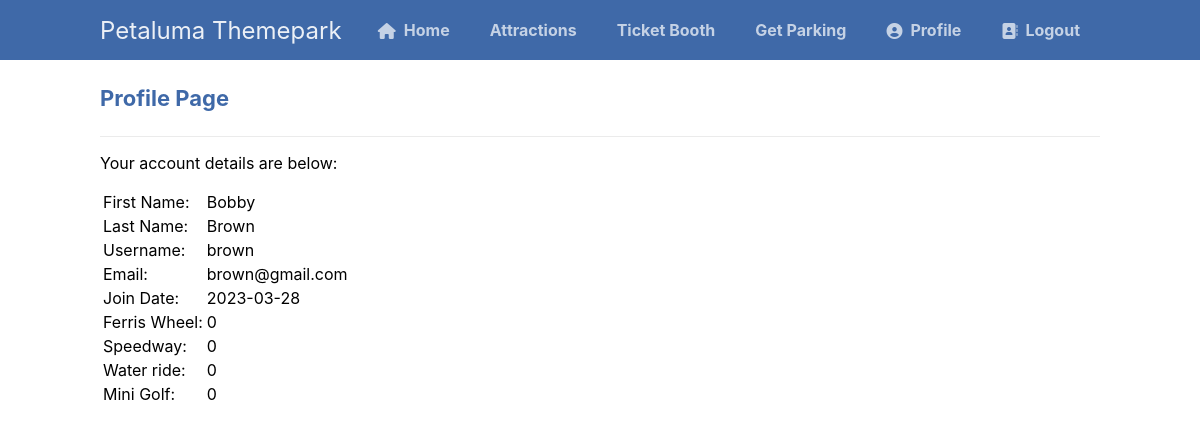
/Profile_Member.php (signed in), run on the app's committed database.
### tables this page shows
CREATE TABLE `member` (
  `member_ID` mediumint NOT NULL AUTO_INCREMENT,
  `first_name` varchar(45) NOT NULL,
  `last_name` varchar(45) NOT NULL,
  `gender` varchar(45) NOT NULL,
  `address` varchar(45) NOT NULL,
  `birthdate` date NOT NULL,
  `phone_number` varchar(45) NOT NULL,
  `email_address` varchar(45) NOT NULL,
  `join_date` date NOT NULL,
  `password` varchar(255) DEFAULT NULL,
  `username` varchar(255) DEFAULT NULL,
  `QtyWheel` int unsigned DEFAULT '0',
  `QtySpeed` int unsigned DEFAULT '0',
  `QtyAqua` int unsigned DEFAULT '0',
  `QtyPutt` int unsigned DEFAULT '0',
  PRIMARY KEY (`member_ID`)
);

### Profile_Member.php (the view, shortened to what this page needs)
<?php
$dbServername = "localhost";
$dbUsername = "root";
$dbPassword = "Decon_0213";
$dbName = "mydb";
$connProfile = mysqli_connect($dbServername, $dbUsername, $dbPassword, $dbName);
$stmt = $connProfile->prepare('SELECT first_name, last_name, username, email_address, join_date, QtyWheel, QtySpeed, QtyAqua, QtyPutt FROM member WHERE member_ID = ?');
$stmt->bind_param('i', $_SESSION['id']);
$stmt->execute();
$stmt->bind_result($first_name, $last_name, $username, $email_address, $join_date, $QtyWheel, $QtySpeed, $QtyAqua, $QtyPutt);
?>
<!DOCTYPE html>
<html>
	<head>
		<link href="Profile_Member.css" rel="stylesheet" type="text/css">
		<link rel="stylesheet" href="https://cdnjs.cloudflare.com/ajax/libs/font-awesome/6.2.0/css/all.min.css">
	</head>
	<body class="loggedin">
	<nav class="navtop">
        <div>
            <h1>Petaluma Themepark</h1>
            <a href="Home_Page.php"><i class="fas fa-home"></i>Home</a>
				<a href="attractions.php">Attractions</a>
				<a href="Ticket_Booth.php">Ticket Booth</a>
				<?php if (isset($_SESSION['loggedin'])) { ?>
					<a href="getParking.php">Get Parking</a>
					<a href="Profile_Member.php"><i class="fas fa-user-circle"></i>Profile</a>
					<a href="Logout_Member.php"><i class="fas fa-address-book"></i>Logout</a>
				<?php } ?>
        </div>
    </nav>
		<div class="content">
			<h2>Profile Page</h2>
			<div>
				<p>Your account details are below:</p>
				<table>
                    <tr>
						<td>First Name:</td>
						<td><?=$first_name?></td>
					</tr>
                    <tr>
						<td>Last Name:</td>
						<td><?=$last_name?></td>
					</tr>
					<tr>
						<td>Username:</td>
						<td><?=$_SESSION['name']?></td>
					</tr>
					<tr>
						<td>Email:</td>
						<td><?=$email_address?></td>
					</tr>
          <tr>
						<td>Join Date:</td>
						<td><?=$join_date?></td>
					</tr>
					<tr>
						<td>Ferris Wheel:</td>
						<td><?=$QtyWheel?></td>
					</tr>
					<tr>
						<td>Speedway:</td>
						<td><?=$QtySpeed?></td>
					</tr>
					<tr>
						<td>Water ride:</td>
						<td><?=$QtyAqua?></td>
					</tr>
					<tr>
						<td>Mini Golf:</td>
						<td><?=$QtyPutt?></td>
					</tr>
				</table>
			</div>
		</div>
	</body>
</html>

### Profile_Member.css (style rules this page uses)
* { box-sizing: border-box; font-family: -apple-system, BlinkMacSystemFont, "segoe ui", roboto, oxygen, ubuntu, cantarell, "fira sans", "droid sans", "helvetica neue", Arial, sans-serif; font-size: 16px; -webkit-font-smoothing: antialiased; -moz-osx-font-smoothing: grayscale; }
body { background-color: #FFFFFF; margin: 0; }
.navtop { background-color: #3f69a8; height: 60px; width: 100%; border: 0; }
.navtop div { display: flex; margin: 0 auto; width: 1000px; height: 100%; }
.navtop div h1, .navtop div a { display: inline-flex; align-items: center; }
.navtop div h1 { flex: 1; font-size: 24px; padding: 0; margin: 0; color: #ecf0f6; font-weight: normal; }
.navtop div a { padding: 0 20px; text-decoration: none; color: #c5d2e5; font-weight: bold; }
.navtop div a i { padding: 2px 8px 0 0; }
.content { width: 1000px; margin: 0 auto; }
.content h2 { margin: 0; padding: 25px 0; font-size: 22px; border-bottom: 1px solid #ebebeb; color: #3f69a8; }

### data on the page
member: first_name "Bobby", last_name "Brown", email_address "brown@gmail.com", join_date "2023-03-28", QtyWheel "0", QtySpeed "0", QtyAqua "0", QtyPutt "0"

### other printed values
$_SESSION['name'] "brown"
